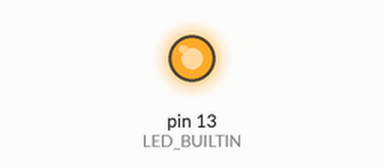
A sketch run on a simulated Arduino Uno, built with avr-gcc and run on an emulated ATmega328P. Parts: output pins drawn as LEDs (lit = HIGH).

Above: at 0.1 s.
At 1.1 s:
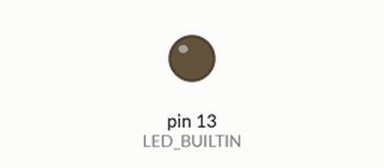
Timing chart, 0 to 2.6 s (numbered marks = the images above):
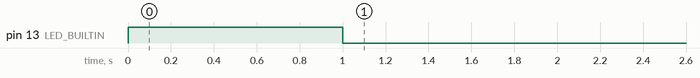

The sketch:

arduino_test_code.ino
```cpp
#include <SoftwareSerial.h>
SoftwareSerial mySerial(2, 3); // RX, TX
// the setup function runs once when you press reset or power the board
void setup() {
  // initialize digital pin LED_BUILTIN as an output.
  pinMode(LED_BUILTIN, OUTPUT);
  Serial.begin(9600);
  mySerial.begin(9600);
  digitalWrite(LED_BUILTIN, HIGH);
  delay(1000);
  digitalWrite(LED_BUILTIN, LOW);
}

// the loop function runs over and over again forever
void loop() {
  if (Serial.available()){
    char info = Serial.read();
    mySerial.print(info);
    digitalWrite(LED_BUILTIN, HIGH);
    }
}
```
